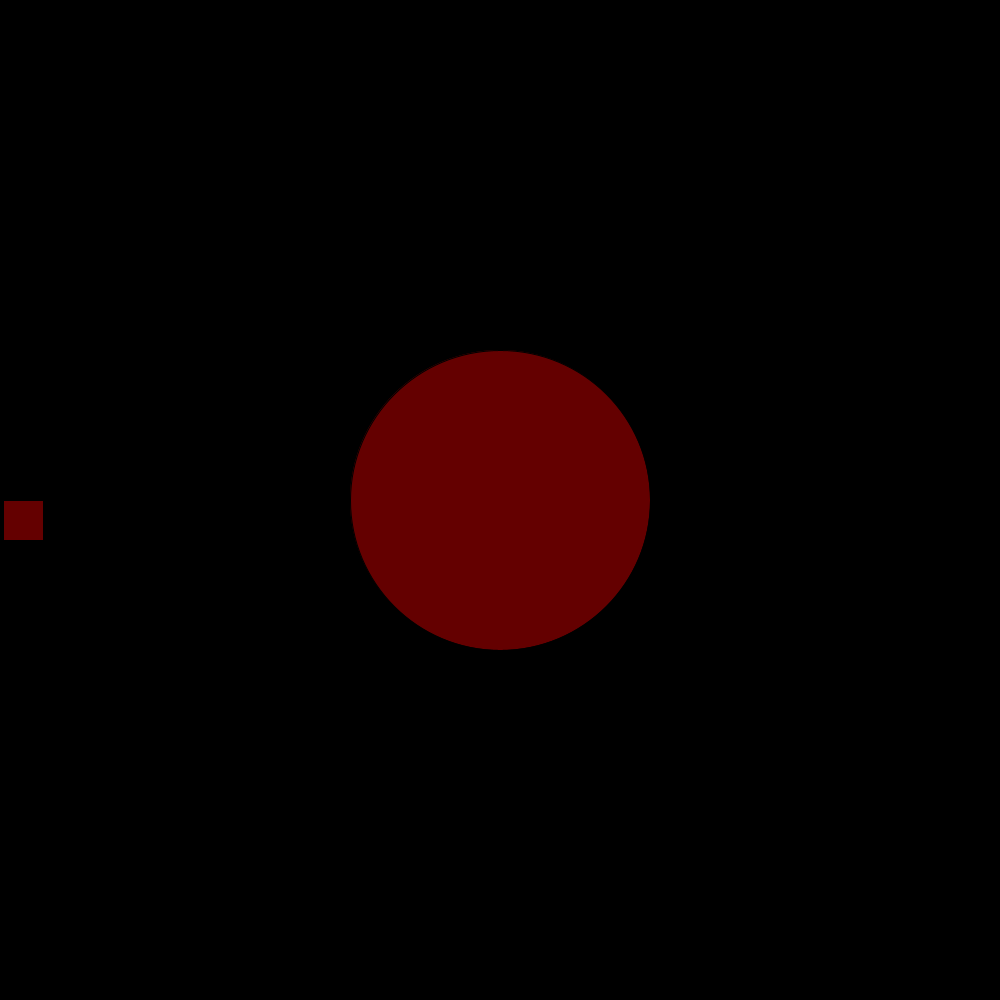
Frame 1 (no input)
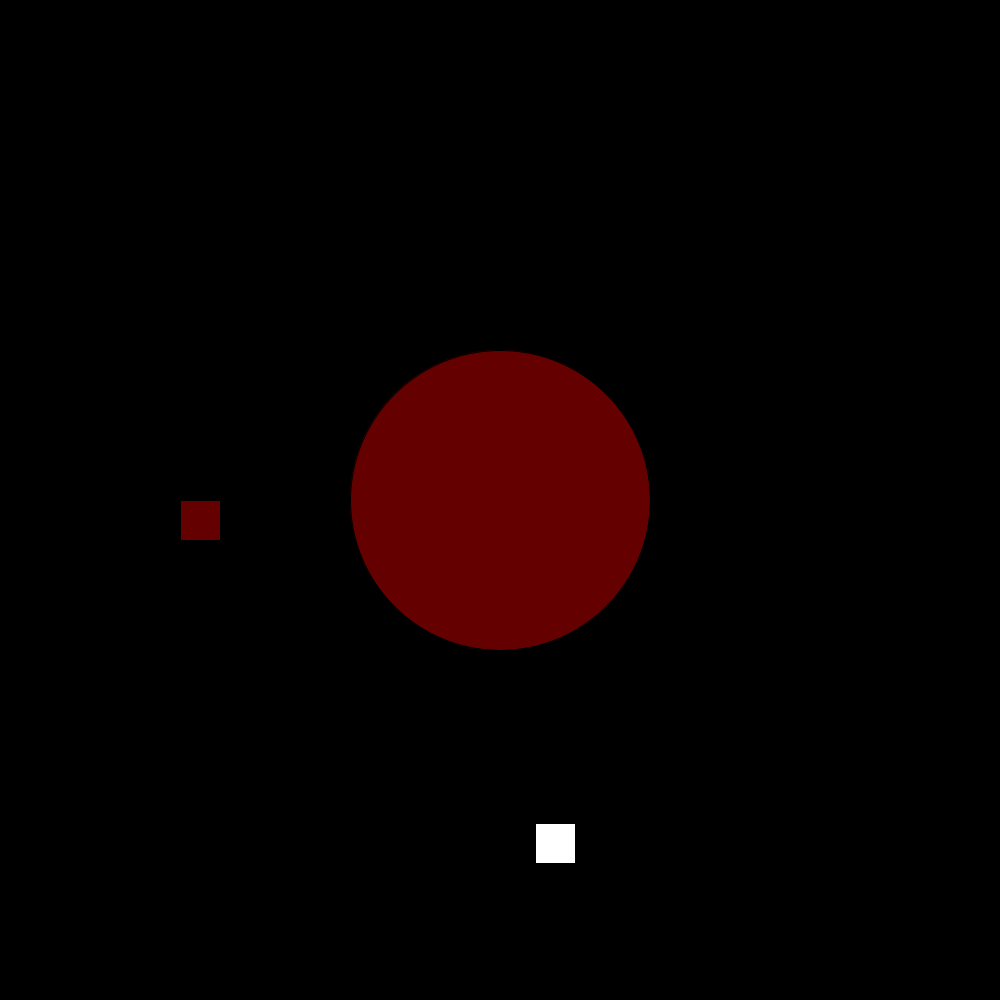
Frame 60 (the mouse pressed at the canvas centre just before this capture)
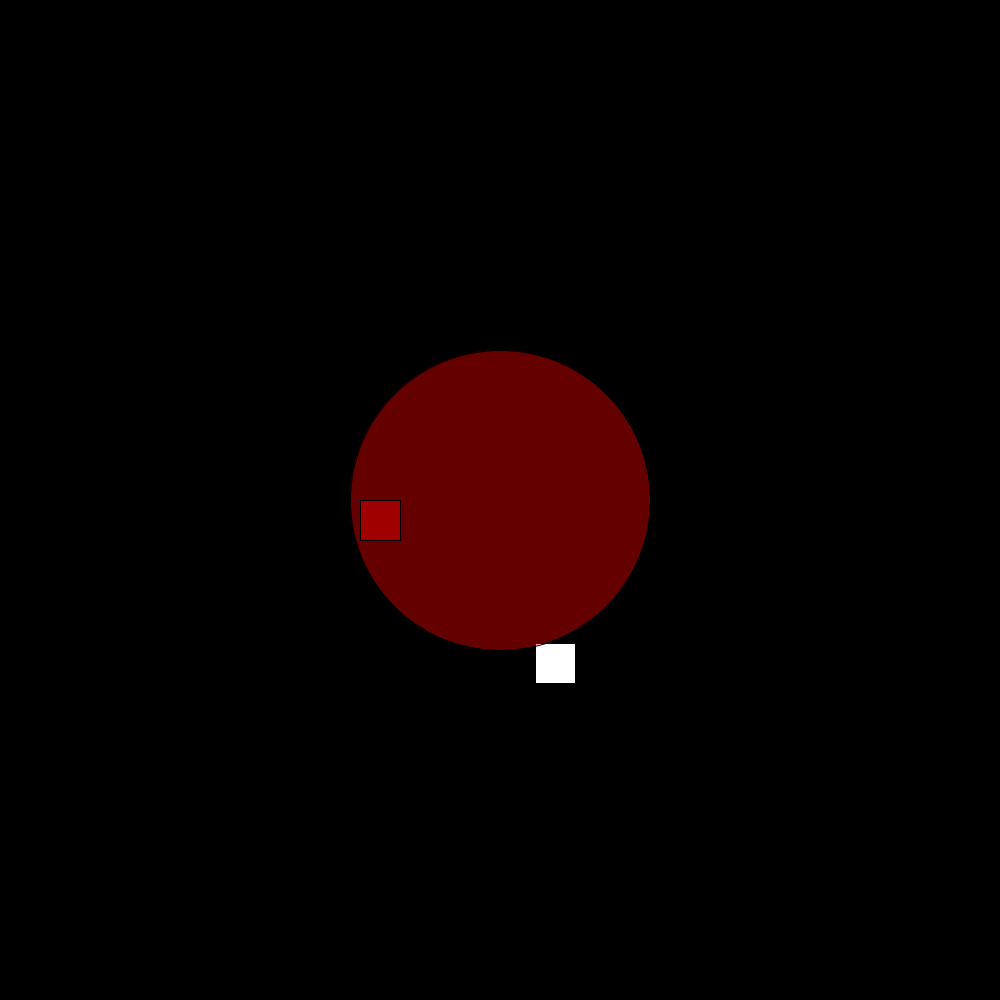
Frame 120 (the mouse held since frame 60 and released just before this capture)

The Processing sketch that drew these frames (run headless with seeded random() and noise(); from frame 60 on, the mouse is pressed at the canvas centre):

// Processing sketch: Variables_Practice__1
// ── Variables_Practice__1.pde
float f = 1000;
float x = 0;
void setup() { // called once
  size(1000, 1000);
  
}

void draw() { // in a loop
  background(0);
  fill(#FFFFFF);
  square (535, f, 40);
  fill(255, 0, 0, 100);
  circle(width / 2,
  height / 2,
  300);
  f = f - 3;
 x = x + 3;
  square (x, 500, 40);
}
